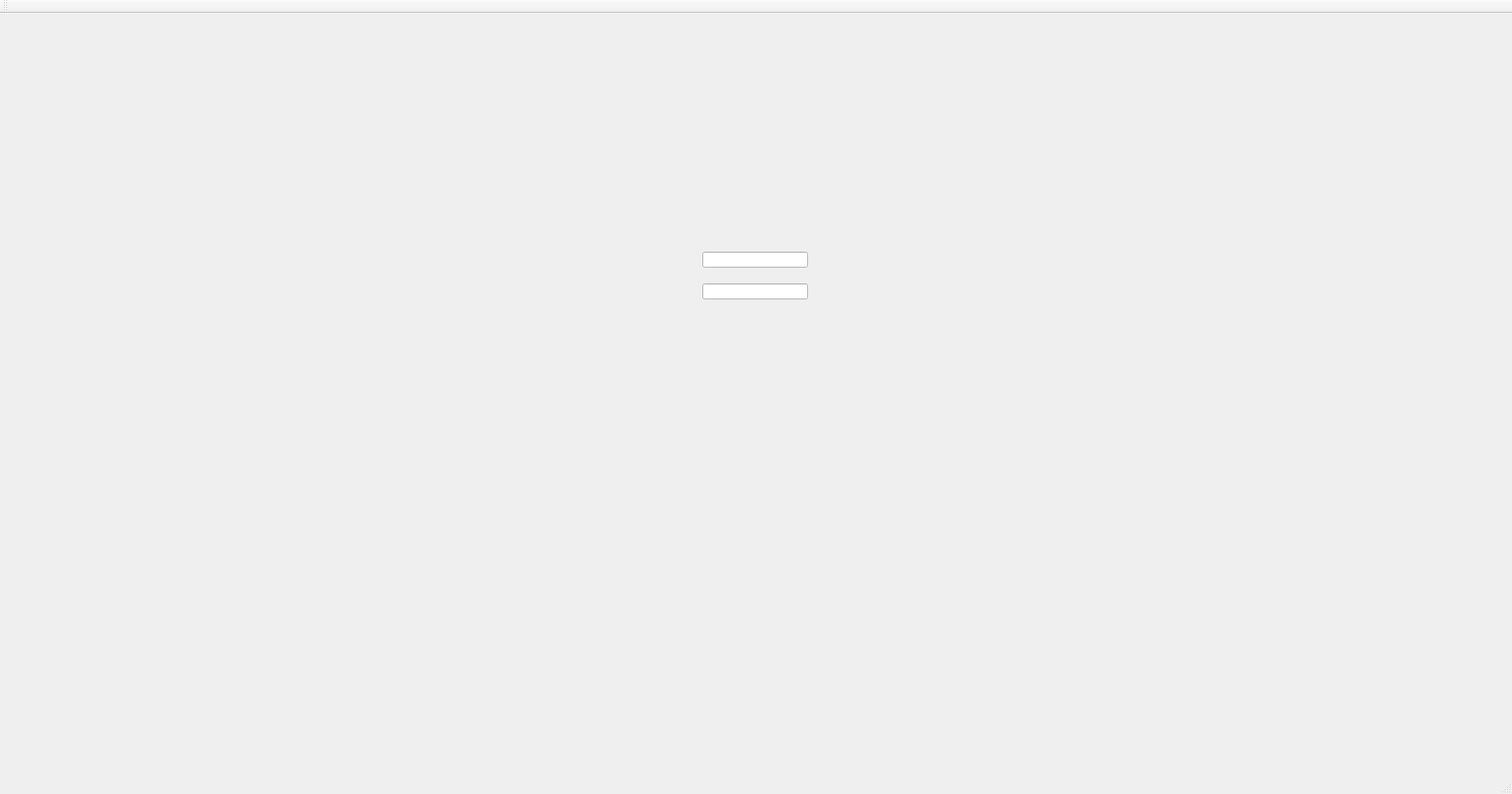
<?xml version="1.0" encoding="UTF-8"?>
<ui version="4.0">
 <class>School</class>
 <widget class="QMainWindow" name="School">
  <property name="geometry">
   <rect>
    <x>0</x>
    <y>0</y>
    <width>1905</width>
    <height>1000</height>
   </rect>
  </property>
  <property name="minimumSize">
   <size>
    <width>1905</width>
    <height>1000</height>
   </size>
  </property>
  <property name="windowTitle">
   <string>School</string>
  </property>
  <widget class="QWidget" name="centralWidget">
   <property name="minimumSize">
    <size>
     <width>1905</width>
     <height>1000</height>
    </size>
   </property>
   <property name="maximumSize">
    <size>
     <width>16777215</width>
     <height>16777215</height>
    </size>
   </property>
   <widget class="QLineEdit" name="lineEdit">
    <property name="geometry">
     <rect>
      <x>885</x>
      <y>300</y>
      <width>133</width>
      <height>20</height>
     </rect>
    </property>
   </widget>
   <widget class="QLineEdit" name="lineEdit_2">
    <property name="geometry">
     <rect>
      <x>885</x>
      <y>340</y>
      <width>133</width>
      <height>20</height>
     </rect>
    </property>
   </widget>
  </widget>
  <widget class="QMenuBar" name="menuBar">
   <property name="geometry">
    <rect>
     <x>0</x>
     <y>0</y>
     <width>1905</width>
     <height>21</height>
    </rect>
   </property>
  </widget>
  <widget class="QToolBar" name="mainToolBar">
   <attribute name="toolBarArea">
    <enum>TopToolBarArea</enum>
   </attribute>
   <attribute name="toolBarBreak">
    <bool>false</bool>
   </attribute>
  </widget>
  <widget class="QStatusBar" name="statusBar"/>
 </widget>
 <layoutdefault spacing="6" margin="11"/>
 <resources/>
 <connections/>
</ui>
